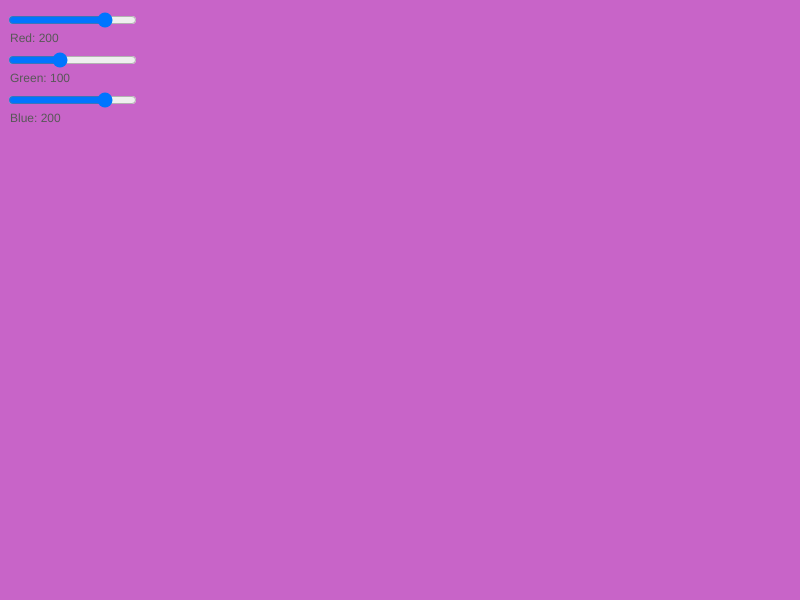
Frame 1 (no input)
Frame 60 (no input): identical to frame 1, image omitted
Frame 120 (the mouse pressed at the canvas centre since frame 60): identical to frame 1, image omitted

The p5.js sketch that drew this single still picture (run headless with seeded random() and noise() and a simulated clock; from frame 60 on, the mouse is pressed at the canvas centre):

// p5.js sketch
// ── sketch.js
let r, g, b;

function setup() {
  createCanvas(800, 600);
  r = createSlider(0, 255, 200);
  r.position(6, 10);
  g = createSlider(0, 255, 100);
  g.position(6, 50);
  b = createSlider(0, 255, 200);
  b.position(6, 90);
}

function draw() {
  background(r.value(), g.value(), b.value());
  fill(255 - (r.value() + g.value() + b.value()) / 3);
  text('Red: ' + r.value(), 10, 42);
  text('Green: ' + g.value(), 10, 82);
  text('Blue: ' + b.value(), 10, 122);
}

function mouseReleased(){
   console.log("color val: ("+r.value()+","+g.value()+","+b.value()+")");
}
